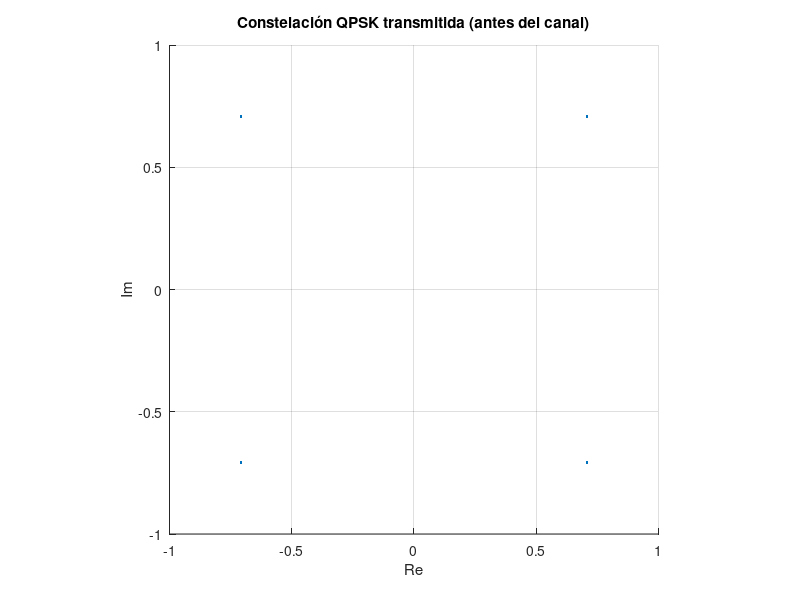
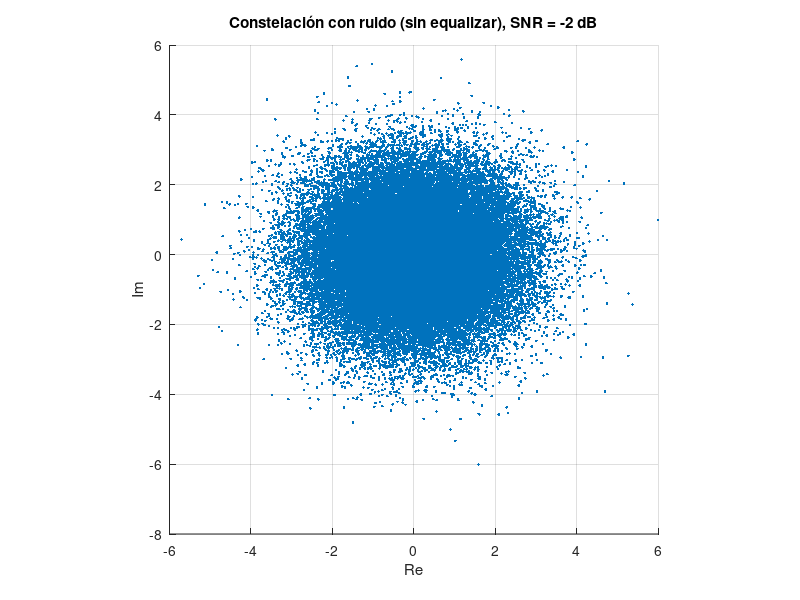
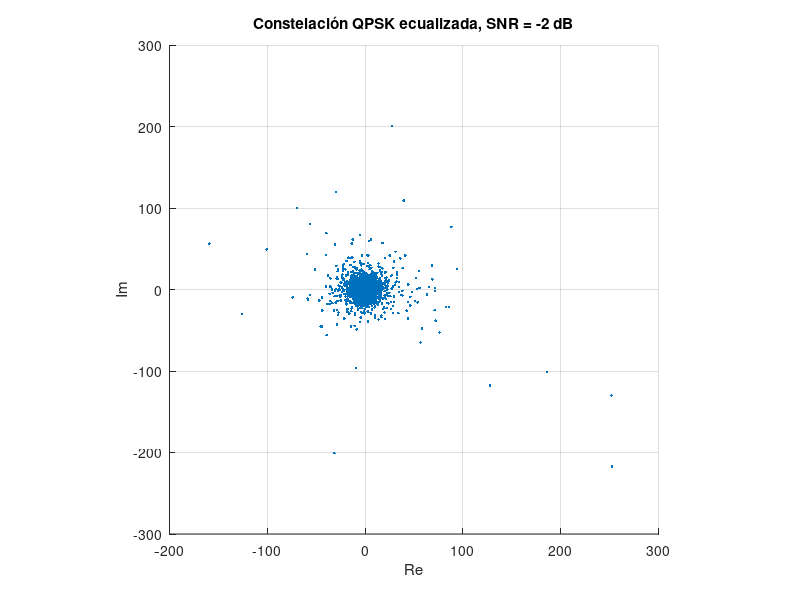
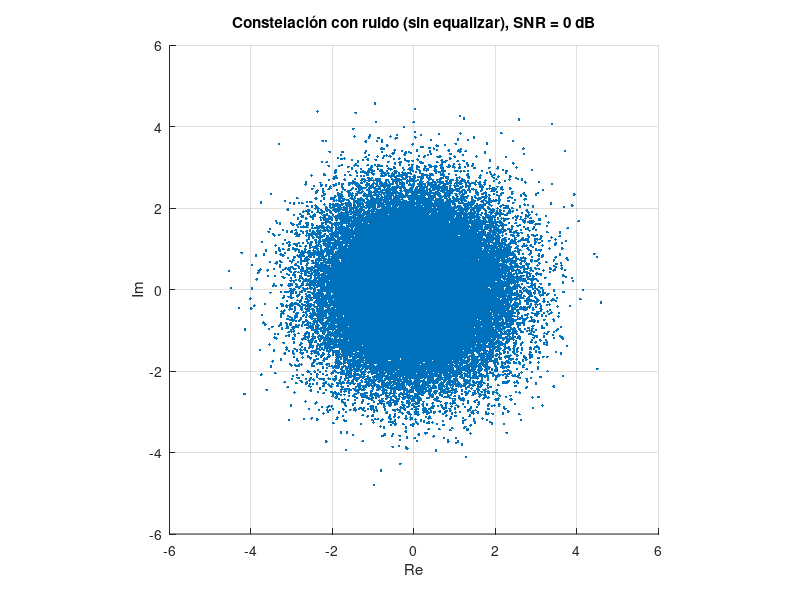

MATLAB code for these plots, in order:
clc; clear; close all;

% ----------- Parámetros  ----------
nBits = 1e5;                      % bits a transmitir
bps = 2;                          % Bits por símbolo (QPSK)
nDSC = 52;                        % Subportadoras útiles
nFFT = 64;                        % Tamaño de la FFT
cpLen = 16;                       % Largo del prefijo cíclico
nSym = ceil(nBits / (nDSC * bps)); % Símbolos OFDM necesarios

% ----------- Canal multipath Rayleigh -----------------------
L = 5;                     % Número de trayectorias
Ts = 1e-6;                 % Tiempo de muestreo
f_c = 700e6;               % Portadora central
v = 30 / 3.6;              % Velocidad (m/s)
c = 3e8;                   % Velocidad de la luz
fd = (v * f_c) / c;        % Doppler máximo

% ----------- SNRs a simular ---------------------------------
EbN0dB = -2:1:30;
EsN0dB = EbN0dB + 10*log10(nDSC/nFFT) + 10*log10(nFFT / (nFFT + cpLen));
BER = zeros(size(EbN0dB));

% ----------- Mapeo QPSK (Gray) ------------------------------
mod_map = [1+1j, -1+1j, -1-1j, 1-1j]/sqrt(2); % Gray coding

% ----------- Generación de datos ----------------------------
ipBits = randi([0 1], nSym * nDSC * bps, 1);      % bits aleatorios
ipSymbols = reshape(ipBits, bps, []).';
ipDec = bi2de(ipSymbols, 'left-msb') + 1;
modData = mod_map(ipDec).';

% --- Constelación QPSK transmitida ---
figure;
scatter(real(modData), imag(modData), '.');
axis square; grid on;
title('Constelación QPSK transmitida (antes del canal)');
xlabel('Re'); ylabel('Im');

% ----------- Agrupar datos en símbolos OFDM -----------------
modData = reshape(modData, nDSC, nSym).';
xF = zeros(nSym, nFFT);
xF(:,[7:32 34:59]) = modData;  % asignar datos

% ----------- IFFT + prefijo cíclico -------------------------
xt = ifft(ifftshift(xF, 2), nFFT, 2) * sqrt(nFFT);
xt_cp = [xt(:,end-cpLen+1:end), xt];
tx = reshape(xt_cp.', [], 1);

% ----------- Simulación para cada SNR -----------------------
for ii = 1:length(EsN0dB)
    % Canal Rayleigh
    h = (1/sqrt(2*L)) * (randn(nSym, L) + 1j*randn(nSym, L));
    rx = zeros(size(tx));
    symLen = nFFT + cpLen;

    for n = 1:nSym
        h_sym = h(n,:);
        x_block = xt_cp(n,:);
        r_block = conv(x_block, h_sym, 'same');
        rx((n-1)*symLen+1:n*symLen) = r_block;
    end

    % Ruido AWGN
    noise = 1/sqrt(2)*(randn(size(rx)) + 1j*randn(size(rx)));
    rx_noisy = rx + 10^(-EsN0dB(ii)/20)*noise;

    % Receptor OFDM
    rx_blocks = reshape(rx_noisy, symLen, []).';
    rx_noCP = rx_blocks(:, cpLen+1:end);
    Y = fftshift(fft(rx_noCP, nFFT, 2), 2) / sqrt(nFFT);

    % Constelación con ruido (antes de equalizar)
    Y_no_eq = Y(:, [7:32 34:59]);
    if ismember(EbN0dB(ii), [-2 0 10 30])
        figure;
        scatter(real(Y_no_eq(:)), imag(Y_no_eq(:)), '.');
        axis square; grid on;
        title(['Constelación con ruido (sin equalizar), SNR = ', num2str(EbN0dB(ii)), ' dB']);
        xlabel('Re'); ylabel('Im');
    end

    % Perfect CSI y equalización ZF
    Y_used = Y(:,[7:32 34:59]);
    H_used = fftshift(fft(h, nFFT, 2), 2);
    H_used = H_used(:,[7:32 34:59]);
    eqSym = Y_used ./ H_used;

    % Constelación después de ecualización (ya existía)
    if ismember(EbN0dB(ii), [-2 0 10 30])
        figure;
        scatter(real(eqSym(:)), imag(eqSym(:)), '.');
        axis square; grid on;
        title(['Constelación QPSK ecualizada, SNR = ', num2str(EbN0dB(ii)), ' dB']);
        xlabel('Re'); ylabel('Im');
    end

    % Demodulación QPSK
    demod_real = real(eqSym) > 0;
    demod_imag = imag(eqSym) > 0;
    ipBitsHat = [demod_real(:) demod_imag(:)].';
    ipBitsHat = ipBitsHat(:);          % columna N×1
    ipRef     = ipBits(1:length(ipBitsHat));

    % BER
    BER(ii) = sum(ipBitsHat ~= ipRef) / length(ipRef);
end

% ----------- Curva teórica y gráfica final ------------------
EbN0lin = 10.^(EbN0dB/10);
theoryBer = 0.5*(1 - sqrt(EbN0lin ./ (1 + EbN0lin)));

figure;
semilogy(EbN0dB, BER, 'r-o', 'LineWidth', 2); hold on;
semilogy(EbN0dB, theoryBer, 'b--', 'LineWidth', 2);
xlabel('Eb/N0 [dB]'); ylabel('BER');
title('BER para OFDM-QPSK en canal Rayleigh con ZF (Perfect CSI)');
legend('Simulación', 'Teórico Rayleigh');
grid on;
